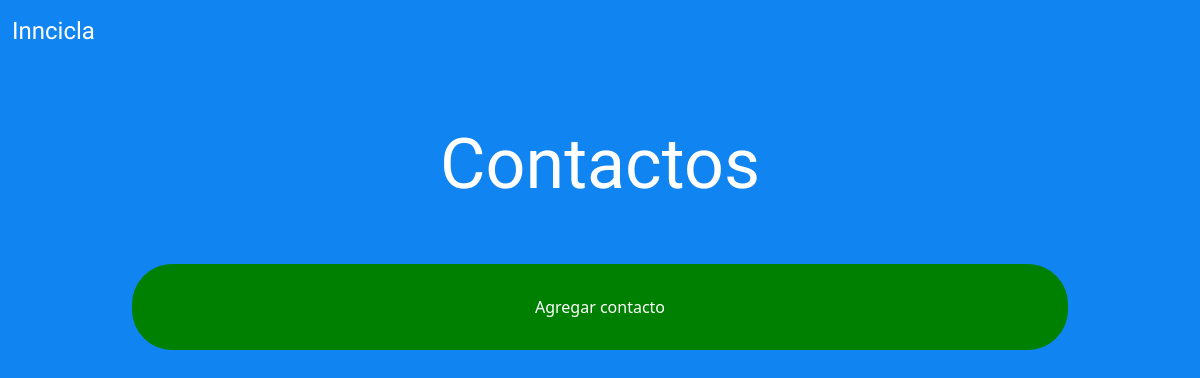
/contactos/, run on an earlier commit of the app's database.
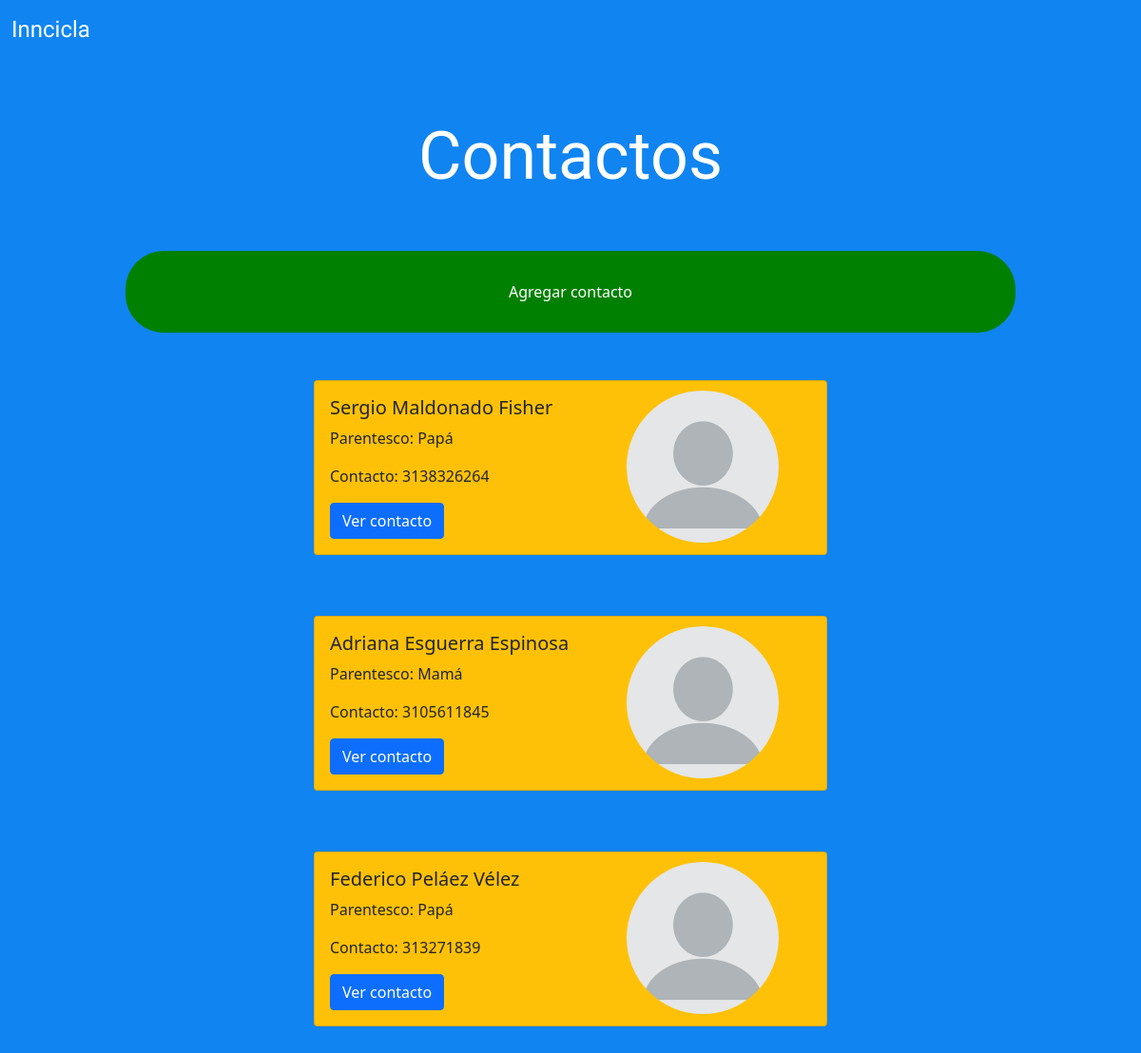
And on a later commit of the database.
### InnciclaApp/models.py (models this page shows)
class Contacto(models.Model):
    id = models.BigAutoField(primary_key=True)
    id_c = models.CharField(max_length=30, default = '1')
    nombre = models.CharField(max_length=30)
    apellido = models.CharField(max_length=30)
    parentesco = models.CharField(max_length=30)
    telefono = models.CharField(max_length=30)
    correo = models.CharField(max_length=50)
    tipoDocumento = models.CharField(max_length=30)
    numeroDoc = models.CharField(max_length=30)

### InnciclaApp/views.py (the view)
# urls.py: path('contactos/', views.contactos, name="contactos"),
def contactos(request):
    contactos = Contacto.objects.all()
    context = {
        "contactos" : contactos,
    }
    return render(request,"InnciclaApp/Contactos/contactos.html", context)

### InnciclaApp/templates/InnciclaApp/Contactos/contactos.html
{% extends 'InnciclaApp/base.html' %}
{% load static %}
{% block content %}
    <div class="container">
        <h1 class="color">Contactos</h1>
        <div class="llamada" id="agregar-contactos" >
            <a href="{% url 'contacto-agregar' %}" >Agregar contacto</a>
        </div>
        {% for contacto in contactos %}
        <div class="row">
            <div class = " container">
                <div class="card bg-warning mb-3 card-contacto" style="max-width: 540px;">
                    <div class="row g-0">
                        <div class="col-sm-8">
                            <img class="profile-contacto" src="{% static 'css/images/profile3.png' %}">
                            <div class="card-body">
                                <h5 class="card-title">{{ contacto.nombre }} {{ contacto.apellido }}</h5>
                                <p class="card-text">
                                    Parentesco: {{ contacto.parentesco }}
                                </p>
                                <p class="card-text">
                                    Contacto: {{ contacto.telefono }}
                                </p>
                                <a href="{% url 'contacto-info' %}" class="btn btn-primary">Ver contacto</a>
                            </div>
                        </div>
                    </div>
                </div>
            </div>
        </div>
        <br />
        <br />
        {% endfor %}
{% endblock %}

### InnciclaApp/templates/InnciclaApp/base.html (shortened to what this page needs)
<!DOCTYPE html>
<html lang="en">
<head>
    <link href="https://cdn.jsdelivr.net/npm/bootstrap@5.1.3/dist/css/bootstrap.min.css" rel="stylesheet"
>
    {% load static %}
    <link rel="stylesheet" type="text/css" href="{% static 'css/inicio.css' %}">
</head>
<body style="background-color:#1084f1;">
    <div class="page-header">
        <nav class="navbar navbar-custom">
            <div class="container-fluid">
                <a class="navbar-brand" href="#">Inncicla</a>
                <button class="navbar-toggler" type="button" data-bs-toggle="collapse"
                    data-bs-target="#navbarSupportedContent" aria-controls="navbarSupportedContent"
                    aria-expanded="false" aria-label="Toggle navigation">
                    <span class="navbar-toggler-icon"></span>
                </button>
            </div>
        </nav>
    </div>
    {% block content %}
    {% endblock %}
</body>
</html>

### InnciclaApp/static/css/inicio.css (style rules this page uses)
a:link { text-decoration: none; color:white; }
.color { color:white; text-align: center; padding-top: 60px; padding-bottom: 50px; font-size: 70px; font-family: 'Preahvihear', sans-serif; }
.llamada { border: 1px solid ; padding: 30px; text-align: center; margin-left: 90px; margin-right: 90px; color: white; border-radius: 40px; margin-bottom: 50px;; }
.profile-contacto { position: absolute; right:40px; border-radius: 200px; width: 180px; padding: 10px; }
.card-contacto { margin: auto; }
#agregar-contactos { border-color: green; background-color: green; }

### InnciclaApp/templates/InnciclaApp/base.html (style rules this page uses)
.navbar-custom { background-color: #1085F1; }
.navbar-custom .navbar-brand, .navbar-custom .navbar-text { color: white; font-family: 'Preahvihear', sans-serif; font-size: 150%; }

What changed in the data, as far as the page shows it:
added Contacto: nombre "Sergio", apellido "Maldonado Fisher", parentesco "Papá", telefono "3138326264"
added Contacto: nombre "Adriana", apellido "Esguerra Espinosa", parentesco "Mamá", telefono "3105611845"
added Contacto: nombre "Federico", apellido "Peláez Vélez", parentesco "Papá", telefono "313271839"
